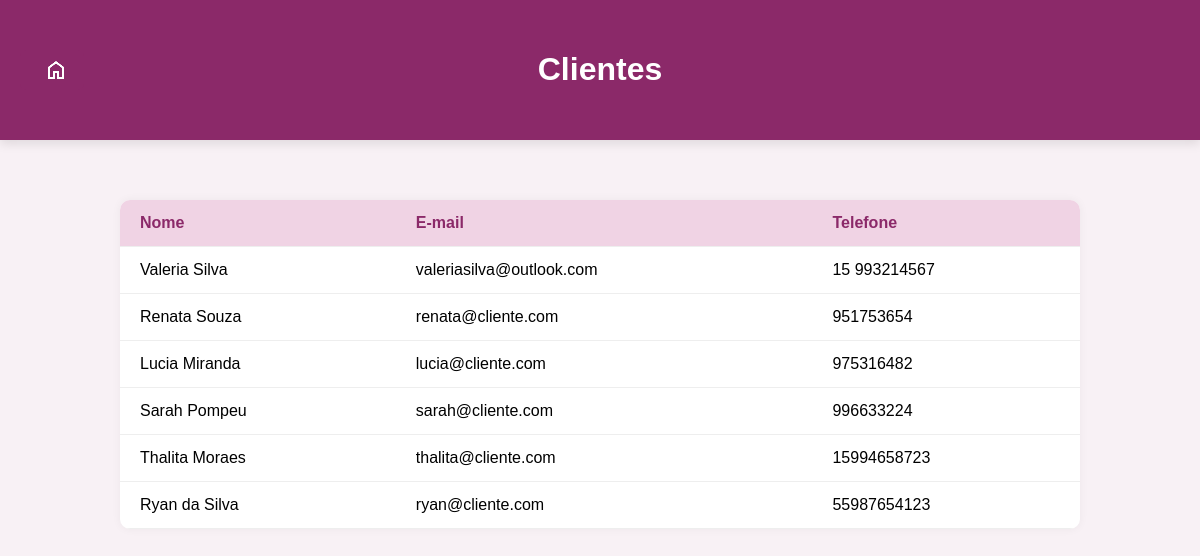
Before: /admin/clientes (signed in) with the older database file.
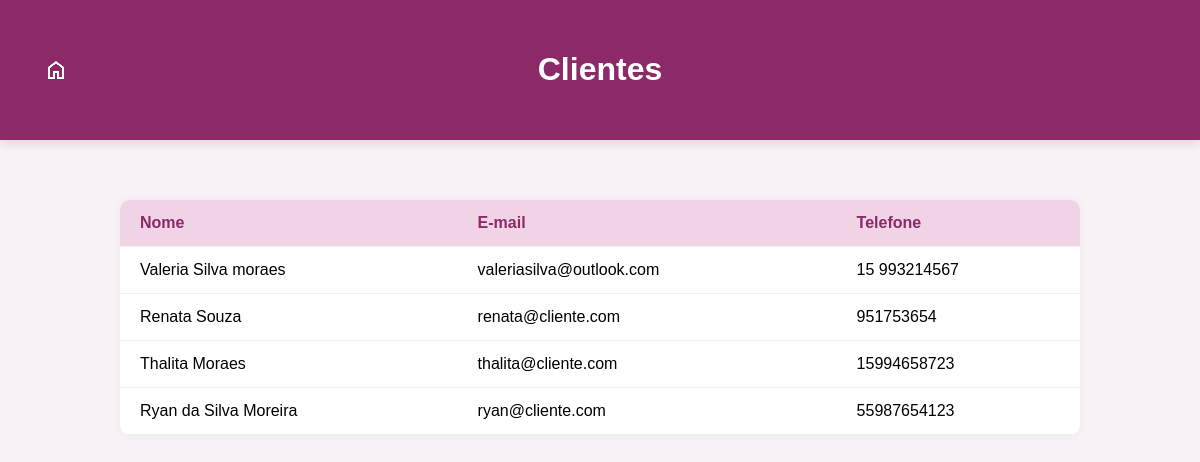
After: the same page with the newer database file.
### backend/models.py (models this page shows, shortened)
class Cliente(db.Model, UserMixin):
    __tablename__ = 'clientes'
    idCliente = db.Column(db.Integer, primary_key=True)
    nome = db.Column(db.String(100), nullable=False)
    email = db.Column(db.String(120), unique=True, nullable=False)
    telefone = db.Column(db.String(20), nullable=False)
    senha_hash = db.Column(db.String(256), nullable=False)
    agendamentos = db.relationship('Agendamento', back_populates='cliente', lazy=True)

### backend/views.py (the view)
@app.route('/admin/clientes')
@login_required
def admin_clientes():
    if not isinstance(current_user._get_current_object(), Administrador):
        abort(403)
    clientes = Cliente.query.all()
    return render_template('clientes.html', clientes=clientes)

### backend/views.py (called while the page is built)
@login_manager.user_loader
def load_user(user_id):
    if user_id.startswith('admin-'):
        admin_id = user_id.split('-')[1]
        return Administrador.query.get(admin_id)
    elif user_id.startswith('prof-'):
        prof_id = user_id.split('-')[1]
        return Profissional.query.get(prof_id)
    elif user_id.startswith('cliente-'):
        cliente_id = user_id.split('-')[1]
        return Cliente.query.get(cliente_id)
    return None

### templates/clientes.html (shortened to what this page needs)
<!DOCTYPE html>
<html lang="pt-br">
<head>
  <link rel="stylesheet" href="/static/css/style-clientes.css" />
  <link rel="stylesheet" href="/static/css/style-btnInicio.css" />
</head>
<body>
  <header>
    <h1>Clientes</h1>
    <a class="btn-inicio" href="{{ url_for('admin_inicio') }}">
       <img src="/static/img/home.png" alt="Página Inicial">
    </a>
  </header>
  <main>
    <table>
      <thead>
        <tr>
          <th>Nome</th>
          <th>E-mail</th>
          <th>Telefone</th>
        </tr>
      </thead>
      <tbody>
        {% for cliente in clientes %}
          <tr onclick="window.location='{{ url_for('admin_perfil_cliente', cliente_id=cliente.idCliente) }}'">
            <td>{{ cliente.nome }}</td>
            <td>{{ cliente.email }}</td>
            <td>{{ cliente.telefone }}</td>
          </tr>
        {% endfor %}
      </tbody>
    </table>
  </main>
</body>
</html>

Changed rows visible on the page:
removed Cliente: nome "Lucia Miranda", email "lucia@cliente.com", telefone "975316482"
removed Cliente: nome "Sarah Pompeu", email "sarah@cliente.com", telefone "996633224"
changed Cliente "valeriasilva@outlook.com": nome "Valeria Silva" → "Valeria Silva moraes"
changed Cliente "ryan@cliente.com": nome "Ryan da Silva" → "Ryan da Silva Moreira"
